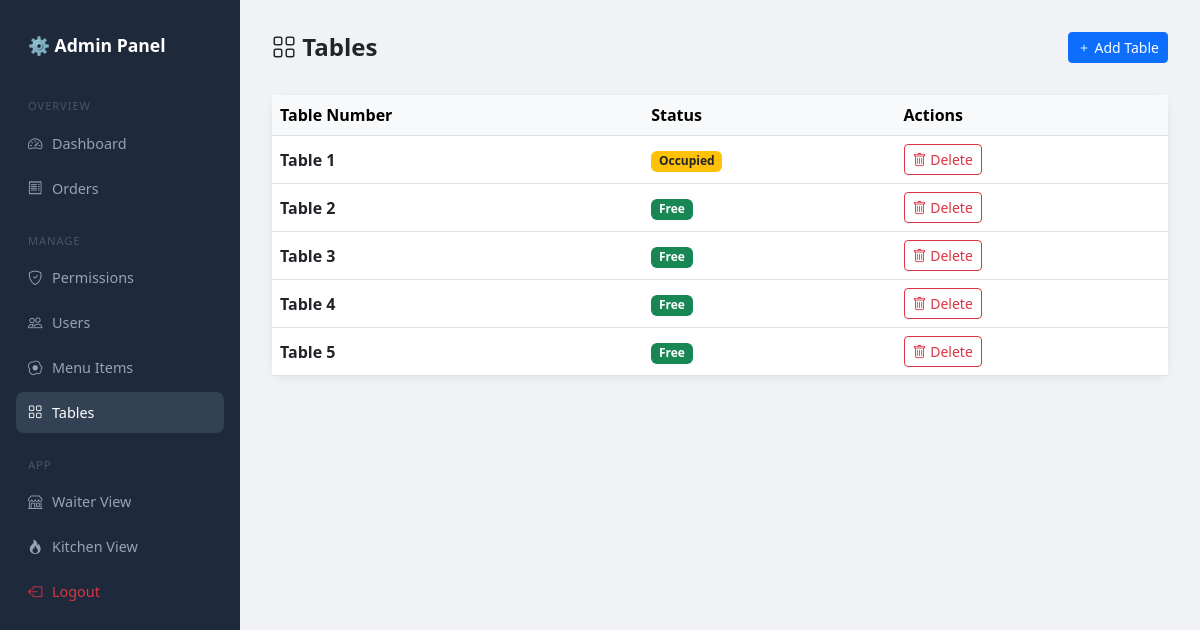
Page /admin-panel/tables/ (signed in) on the earlier database version.
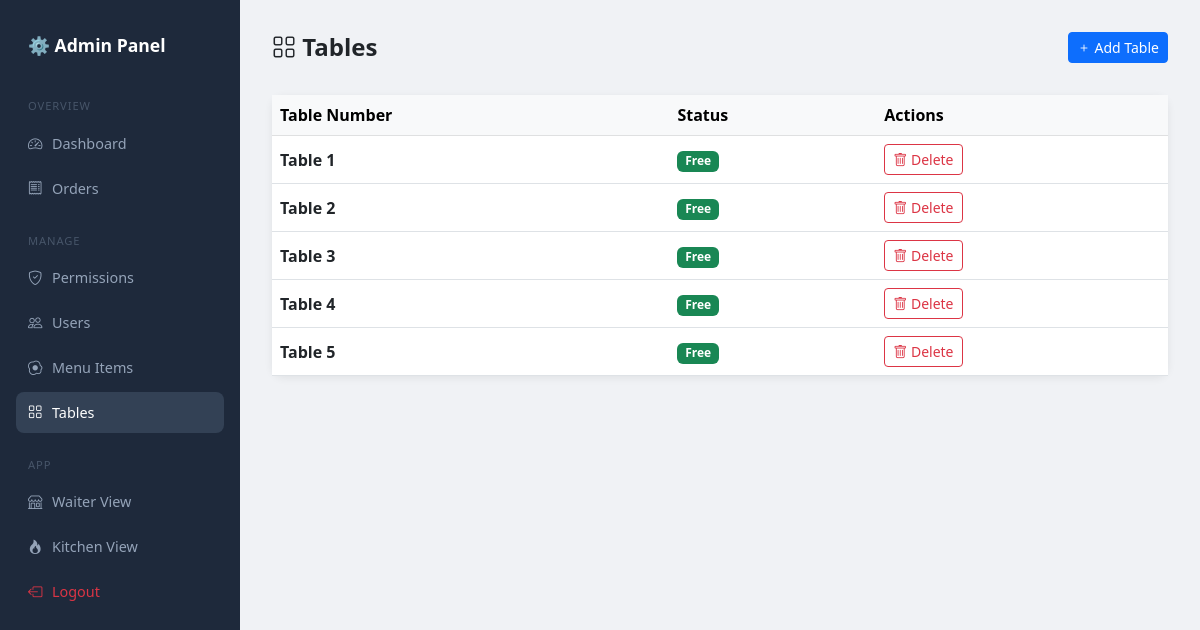
Same page on the later database version.
### core/models.py (models this page shows, shortened)
class Table(models.Model):
    number = models.IntegerField(unique=True)
    is_occupied = models.BooleanField(default=False)

### core/views.py (the view)
# urls.py: path('admin-panel/tables/', views.admin_tables, name='admin_tables'),
@permission_required('can_add_table')
def admin_tables(request):
    tables = Table.objects.all().order_by('number')
    return render(request, 'core/admin/tables.html', {'tables': tables})

### core/models.py (called while the page is built)
    @classmethod
    def get(cls):
        obj, _ = cls.objects.get_or_create(id=1)
        return obj

### core/templates/core/admin/tables.html (shortened to what this page needs)
{% extends 'core/admin/base_admin.html' %}
{% block content %}
<div class="topbar">
    <h4 class="fw-bold mb-0"><i class="bi bi-grid"></i> Tables</h4>
    <a href="{% url 'admin_create_table' %}" class="btn btn-primary btn-sm">
        <i class="bi bi-plus"></i> Add Table
    </a>
</div>
<div class="card">
    <div class="table-responsive">
        <table class="table table-hover align-middle mb-0">
            <thead class="table-light">
                <tr>
                    <th>Table Number</th>
                    <th>Status</th>
                    <th>Actions</th>
                </tr>
            </thead>
            <tbody>
                {% for table in tables %}
                <tr>
                    <td class="fw-semibold">Table {{ table.number }}</td>
                    <td>
                        {% if table.is_occupied %}
                            <span class="badge bg-warning text-dark">Occupied</span>
                        {% else %}
                            <span class="badge bg-success">Free</span>
                        {% endif %}
                    </td>
                    <td>
                        <a href="{% url 'admin_delete_table' table.id %}"
                           class="btn btn-sm btn-outline-danger"
                           onclick="return confirm('Delete Table {{ table.number }}?')">
                            <i class="bi bi-trash"></i> Delete
                        </a>
                    </td>
                </tr>
                {% empty %}
                    <tr>
                        <td colspan="3" class="text-center text-muted py-4">
                            No tables found.
                        </td>
                    </tr>
                {% endfor %}
            </tbody>
        </table>
    </div>
</div>
{% endblock %}

Differences in the rows shown:
changed Table (number 1 of 5 on the later page): is_occupied "Occupied" → "Free"
